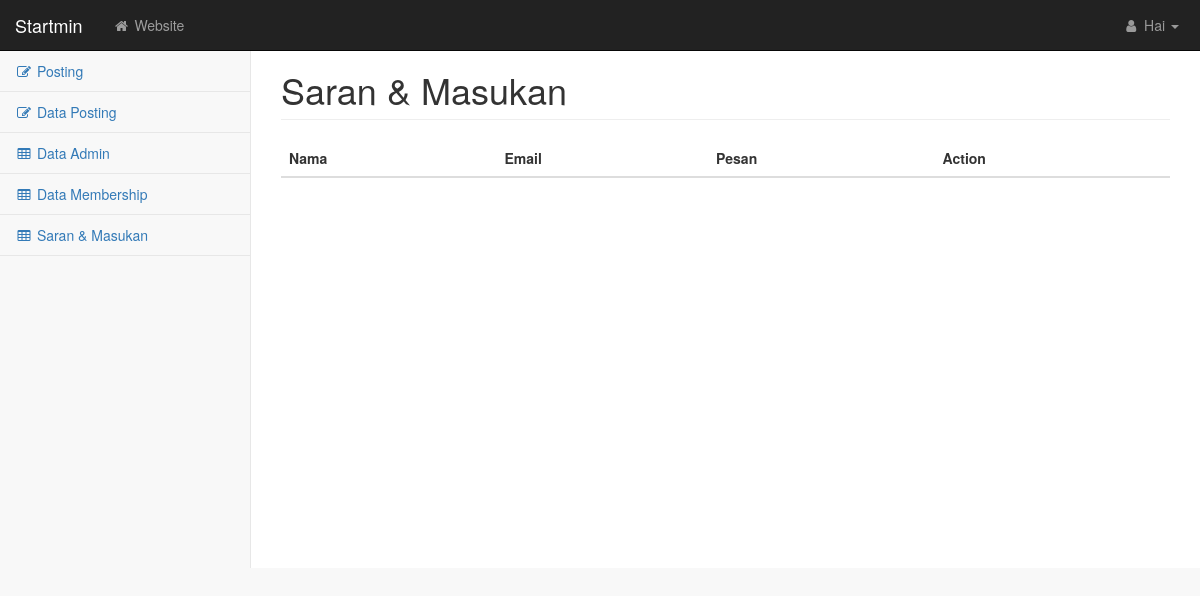
/admin/saran.php, run on an earlier commit of the app's database.
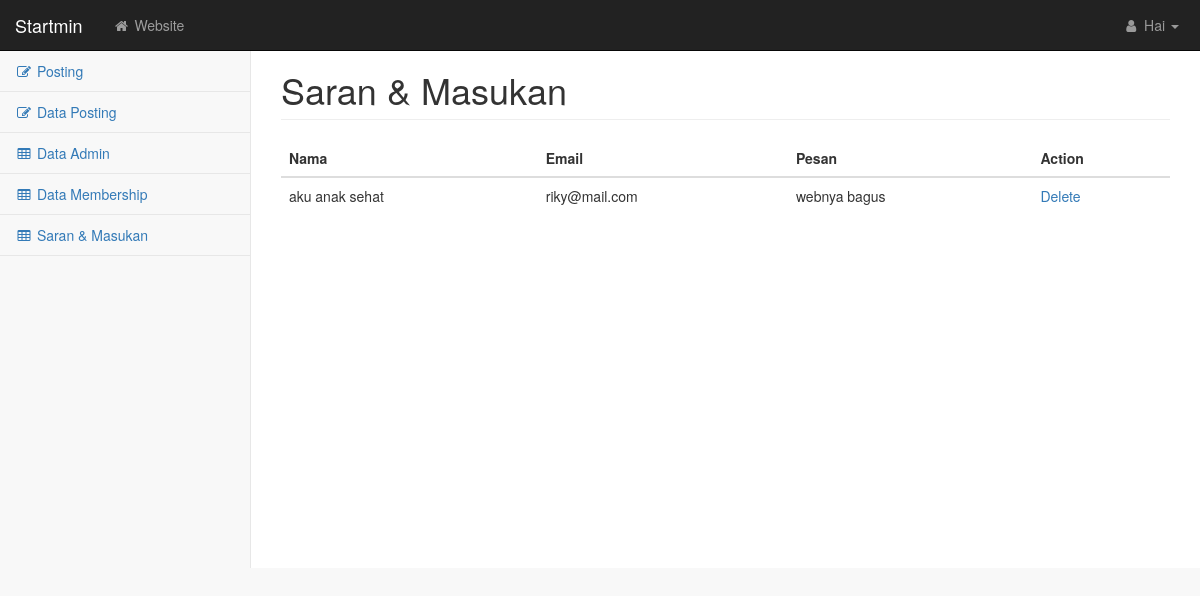
And on a later commit of the database.
### tables this page shows
CREATE TABLE `saran` (
  `id` int(5) NOT NULL,
  `nama` varchar(25) NOT NULL,
  `email` varchar(35) NOT NULL,
  `pesan` text NOT NULL
);

### admin/saran.php (the view, shortened to what this page needs)
<!DOCTYPE html>
<html lang="en">
<head>
    <?php
    include('resources.php'); ?>
</head>
<body>
    <div id="wrapper">
        <?php include('navigasi.php') ?>
        <div id="page-wrapper">
            <div class="container-fluid">
                <div class="row">
                    <div class="col-lg-12">
                        <h1 class="page-header">Saran & Masukan</h1>
                    </div>
                </div>
                <div class="row">
                    <div class="col-lg-12 col-md-12">
                        <table class="table">
                            <thead>
                                <tr>
                                    <th scope="col">Nama</th>
                                    <th scope="col">Email</th>
                                    <th scope="col">Pesan</th>
                                    <th scope="col">Action</th>
                                </tr>
                            </thead>
                            <tbody>
                            <?php
                                require_once('config.php');
                                $sql = "SELECT * FROM saran";
                                $query = mysqli_query($db, $sql);
                                while($data = mysqli_fetch_array($query)){
                            ?>
                                <tr>
                                    <td><?= $data['nama']?></td>
                                    <td><?= $data['email']?></td>
                                    <td><?= $data['pesan']?></td>
                                    <td><a href="hapusSaran.php?id=<?=$data['id']?>">Delete</a></td>
                                </tr>
                                <?php }?>
                            </tbody>
                        </table>
                    </div>
                </div>
            </div>
        </div>
</body>
</html>

What changed in the data, as far as the page shows it:
added saran: nama "aku anak sehat", email "riky@mail.com", pesan "webnya bagus"
